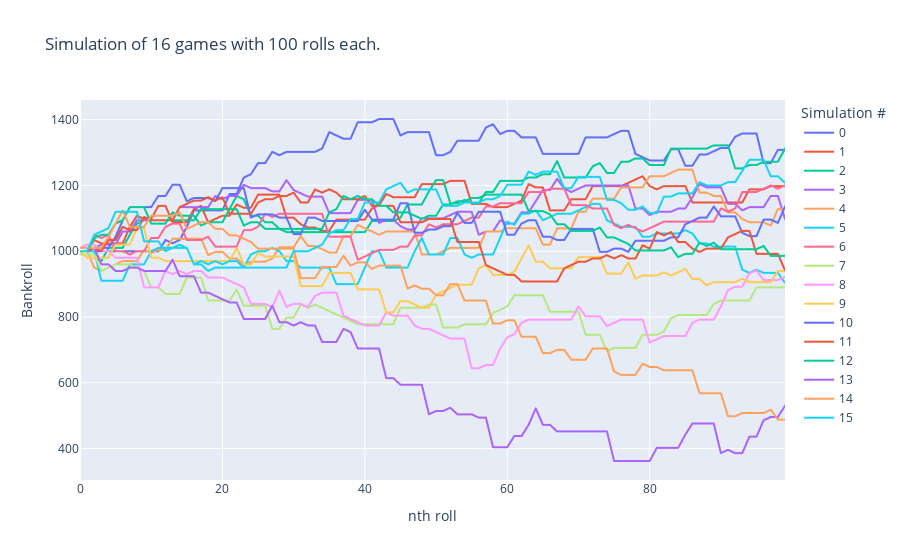

The notebook cell this image was saved under:
### Code cell
# Gather the results and plot the simulations. 
data = [pd.DataFrame(gh)['net_worth'] for gh in games]
df   = pd.concat(data, axis=1)
df.columns = [str(i) for i in range(len(df.columns))] # Change the column names

# Plot, make it pretty
px.line(df, labels={ "value": "Bankroll",
                     "index": "nth roll",
                     "variable": "Simulation #" },
    title=f'Simulation of {len(df.columns)} games with {rolls} rolls each.')
